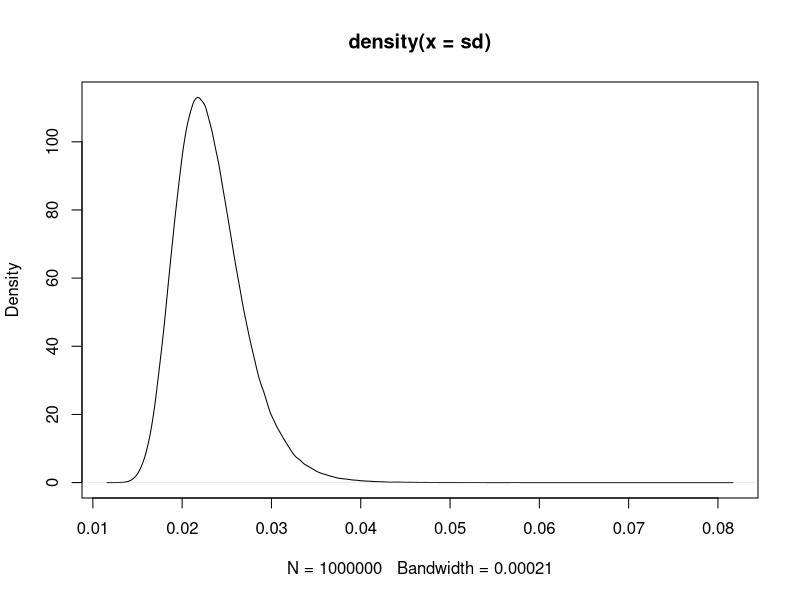
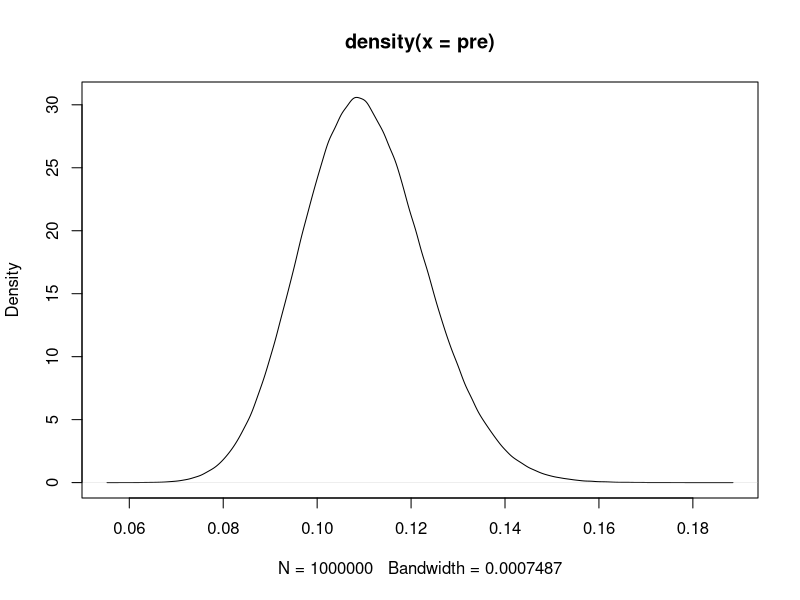
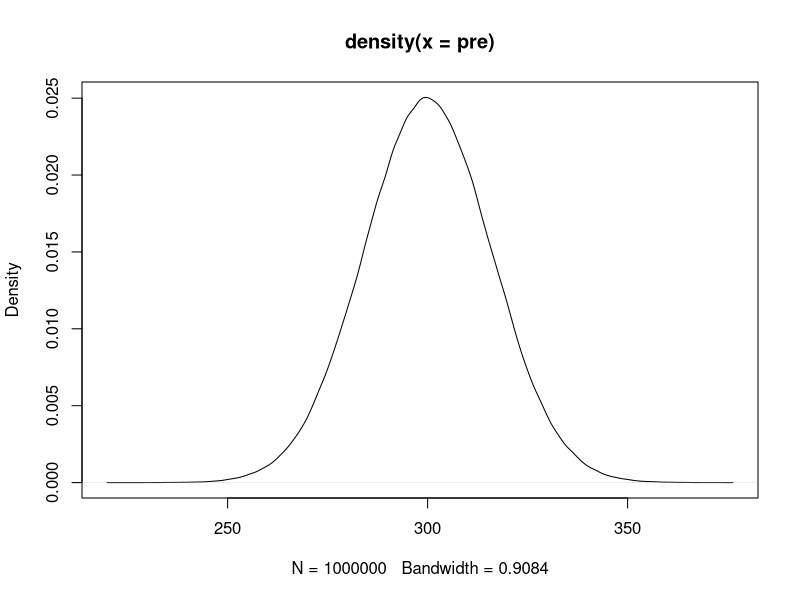

Here is the R script that generated these plots, in order:
## For gamma distribution
# plot function - precision instead of sd
pg = function(shp, rt){
  pre = rgamma(1e6, shp, rt)
  sd = sqrt(1/pre)
  plot(density(sd))
}
pg(10, 5e-3)

## For beta distribution
pb = function(shp, rt){
  pre = rbeta(1e6, shp, rt)
  plot(density(pre))
}
pb(0.11 * 500 / 0.89, 500) 

## For normal distribution
pn = function(mean, sd){
  pre = rnorm(1e6, mean, 1/sd^2)
  plot(density(pre))
}
pn(300, 1/2^2)
